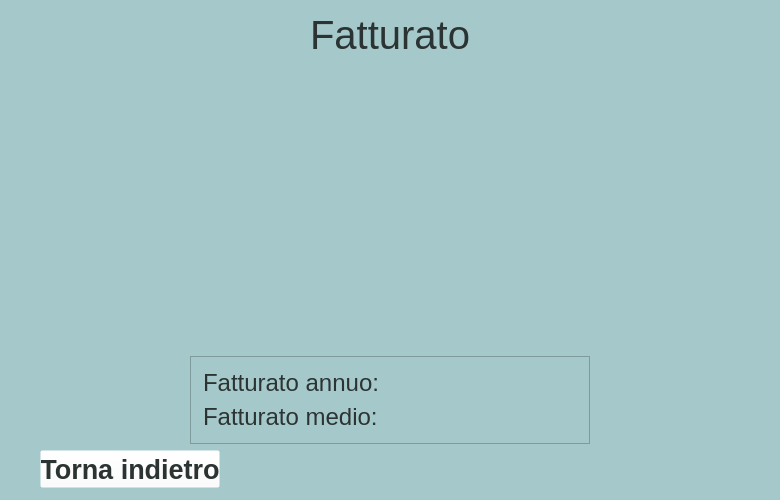
<?xml version="1.0" encoding="UTF-8"?>
<ui version="4.0">
 <class>MainWindow</class>
 <widget class="QMainWindow" name="MainWindow">
  <property name="geometry">
   <rect>
    <x>0</x>
    <y>0</y>
    <width>780</width>
    <height>500</height>
   </rect>
  </property>
  <property name="minimumSize">
   <size>
    <width>780</width>
    <height>500</height>
   </size>
  </property>
  <property name="windowTitle">
   <string>MainWindow</string>
  </property>
  <widget class="QWidget" name="centralwidget">
   <property name="minimumSize">
    <size>
     <width>780</width>
     <height>500</height>
    </size>
   </property>
   <layout class="QGridLayout" name="gridLayout">
    <property name="leftMargin">
     <number>0</number>
    </property>
    <property name="topMargin">
     <number>0</number>
    </property>
    <property name="rightMargin">
     <number>0</number>
    </property>
    <property name="bottomMargin">
     <number>0</number>
    </property>
    <item row="0" column="0">
     <widget class="QWidget" name="widget" native="true">
      <property name="minimumSize">
       <size>
        <width>780</width>
        <height>500</height>
       </size>
      </property>
      <property name="styleSheet">
       <string notr="true">background-color: rgb(165, 201, 202);</string>
      </property>
      <layout class="QHBoxLayout" name="horizontalLayout_8">
       <property name="leftMargin">
        <number>0</number>
       </property>
       <property name="topMargin">
        <number>12</number>
       </property>
       <property name="rightMargin">
        <number>0</number>
       </property>
       <property name="bottomMargin">
        <number>0</number>
       </property>
       <item>
        <spacer name="horizontalSpacer_6">
         <property name="orientation">
          <enum>Qt::Horizontal</enum>
         </property>
         <property name="sizeType">
          <enum>QSizePolicy::Fixed</enum>
         </property>
         <property name="sizeHint" stdset="0">
          <size>
           <width>40</width>
           <height>20</height>
          </size>
         </property>
        </spacer>
       </item>
       <item>
        <layout class="QVBoxLayout" name="verticalLayout_3">
         <item>
          <widget class="QLabel" name="title2">
           <property name="sizePolicy">
            <sizepolicy hsizetype="Preferred" vsizetype="Fixed">
             <horstretch>0</horstretch>
             <verstretch>0</verstretch>
            </sizepolicy>
           </property>
           <property name="font">
            <font>
             <family>Arial</family>
             <pointsize>30</pointsize>
            </font>
           </property>
           <property name="styleSheet">
            <string notr="true">
color:rgb(44, 51, 51);</string>
           </property>
           <property name="text">
            <string>Fatturato</string>
           </property>
           <property name="alignment">
            <set>Qt::AlignCenter</set>
           </property>
          </widget>
         </item>
         <item>
          <widget class="QWidget" name="frame_grafico" native="true">
           <property name="minimumSize">
            <size>
             <width>0</width>
             <height>250</height>
            </size>
           </property>
           <property name="styleSheet">
            <string notr="true"/>
           </property>
          </widget>
         </item>
         <item>
          <widget class="QWidget" name="widget_4" native="true">
           <property name="sizePolicy">
            <sizepolicy hsizetype="Preferred" vsizetype="Preferred">
             <horstretch>0</horstretch>
             <verstretch>231</verstretch>
            </sizepolicy>
           </property>
           <property name="minimumSize">
            <size>
             <width>0</width>
             <height>0</height>
            </size>
           </property>
           <property name="maximumSize">
            <size>
             <width>16777215</width>
             <height>235</height>
            </size>
           </property>
           <layout class="QVBoxLayout" name="verticalLayout_2">
            <property name="leftMargin">
             <number>0</number>
            </property>
            <property name="topMargin">
             <number>0</number>
            </property>
            <property name="rightMargin">
             <number>0</number>
            </property>
            <property name="bottomMargin">
             <number>12</number>
            </property>
            <item>
             <layout class="QHBoxLayout" name="horizontalLayout_5">
              <item>
               <spacer name="horizontalSpacer">
                <property name="orientation">
                 <enum>Qt::Horizontal</enum>
                </property>
                <property name="sizeType">
                 <enum>QSizePolicy::Fixed</enum>
                </property>
                <property name="sizeHint" stdset="0">
                 <size>
                  <width>50</width>
                  <height>20</height>
                 </size>
                </property>
               </spacer>
              </item>
              <item>
               <widget class="QFrame" name="frame_2">
                <layout class="QHBoxLayout" name="horizontalLayout_4">
                 <property name="leftMargin">
                  <number>0</number>
                 </property>
                 <property name="topMargin">
                  <number>0</number>
                 </property>
                 <property name="rightMargin">
                  <number>0</number>
                 </property>
                 <property name="bottomMargin">
                  <number>0</number>
                 </property>
                 <item>
                  <widget class="QPushButton" name="pushButton_prima">
                   <property name="maximumSize">
                    <size>
                     <width>40</width>
                     <height>16777215</height>
                    </size>
                   </property>
                   <property name="font">
                    <font>
                     <family>Arial</family>
                     <pointsize>20</pointsize>
                     <weight>75</weight>
                     <bold>true</bold>
                    </font>
                   </property>
                   <property name="styleSheet">
                    <string notr="true">QPushButton
{

background-color: rgba(255, 255, 255, 0);
border-radius:15px;
padding:5px;

}
QPushButton:hover
{

background-color: rgba(255, 255, 255, 0);
border-radius:15px;
padding:5px;
}

QPushButton:pressed
{
background-color: rgb(11, 102, 116);
border-radius:15px;
padding:5px;
}</string>
                   </property>
                   <property name="text">
                    <string/>
                   </property>
                   <property name="icon">
                    <iconset>
                     <normaloff>icons/left-arrow.png</normaloff>icons/left-arrow.png</iconset>
                   </property>
                   <property name="iconSize">
                    <size>
                     <width>20</width>
                     <height>20</height>
                    </size>
                   </property>
                  </widget>
                 </item>
                 <item>
                  <widget class="QLabel" name="anno">
                   <property name="maximumSize">
                    <size>
                     <width>16777215</width>
                     <height>30</height>
                    </size>
                   </property>
                   <property name="font">
                    <font>
                     <family>Arial</family>
                     <pointsize>20</pointsize>
                    </font>
                   </property>
                   <property name="styleSheet">
                    <string notr="true">color: rgb(31, 38, 39);</string>
                   </property>
                   <property name="text">
                    <string/>
                   </property>
                   <property name="alignment">
                    <set>Qt::AlignCenter</set>
                   </property>
                  </widget>
                 </item>
                 <item>
                  <widget class="QPushButton" name="pushButton_dopo">
                   <property name="maximumSize">
                    <size>
                     <width>40</width>
                     <height>16777215</height>
                    </size>
                   </property>
                   <property name="font">
                    <font>
                     <family>Arial</family>
                     <pointsize>20</pointsize>
                     <weight>75</weight>
                     <bold>true</bold>
                    </font>
                   </property>
                   <property name="styleSheet">
                    <string notr="true">QPushButton
{

background-color: rgba(255, 255, 255, 0);
border-radius:15px;
padding:5px;

}
QPushButton:hover
{

background-color: rgba(255, 255, 255, 0);
border-radius:15px;
padding:5px;
}

QPushButton:pressed
{
background-color: rgb(11, 102, 116);
border-radius:15px;
padding:5px;
}</string>
                   </property>
                   <property name="text">
                    <string/>
                   </property>
                   <property name="icon">
                    <iconset>
                     <normaloff>icons/right-arrow.png</normaloff>icons/right-arrow.png</iconset>
                   </property>
                   <property name="iconSize">
                    <size>
                     <width>20</width>
                     <height>20</height>
                    </size>
                   </property>
                  </widget>
                 </item>
                </layout>
               </widget>
              </item>
              <item>
               <spacer name="horizontalSpacer_2">
                <property name="orientation">
                 <enum>Qt::Horizontal</enum>
                </property>
                <property name="sizeType">
                 <enum>QSizePolicy::Fixed</enum>
                </property>
                <property name="sizeHint" stdset="0">
                 <size>
                  <width>50</width>
                  <height>20</height>
                 </size>
                </property>
               </spacer>
              </item>
             </layout>
            </item>
            <item>
             <layout class="QHBoxLayout" name="horizontalLayout_6">
              <item>
               <spacer name="horizontalSpacer_4">
                <property name="orientation">
                 <enum>Qt::Horizontal</enum>
                </property>
                <property name="sizeType">
                 <enum>QSizePolicy::Fixed</enum>
                </property>
                <property name="sizeHint" stdset="0">
                 <size>
                  <width>150</width>
                  <height>20</height>
                 </size>
                </property>
               </spacer>
              </item>
              <item>
               <widget class="QFrame" name="frame">
                <property name="frameShape">
                 <enum>QFrame::StyledPanel</enum>
                </property>
                <property name="frameShadow">
                 <enum>QFrame::Raised</enum>
                </property>
                <layout class="QVBoxLayout" name="verticalLayout">
                 <property name="leftMargin">
                  <number>12</number>
                 </property>
                 <property name="topMargin">
                  <number>12</number>
                 </property>
                 <property name="rightMargin">
                  <number>12</number>
                 </property>
                 <property name="bottomMargin">
                  <number>12</number>
                 </property>
                 <item>
                  <layout class="QHBoxLayout" name="horizontalLayout">
                   <item>
                    <widget class="QLabel" name="title2_2">
                     <property name="font">
                      <font>
                       <family>Arial</family>
                       <pointsize>18</pointsize>
                      </font>
                     </property>
                     <property name="styleSheet">
                      <string notr="true">
color:rgb(44, 51, 51);</string>
                     </property>
                     <property name="text">
                      <string>Fatturato annuo:</string>
                     </property>
                    </widget>
                   </item>
                   <item>
                    <widget class="QLabel" name="fatturato_annuo">
                     <property name="font">
                      <font>
                       <family>Arial</family>
                       <pointsize>18</pointsize>
                      </font>
                     </property>
                     <property name="styleSheet">
                      <string notr="true">
color:rgb(44, 51, 51);</string>
                     </property>
                     <property name="text">
                      <string/>
                     </property>
                    </widget>
                   </item>
                  </layout>
                 </item>
                 <item>
                  <layout class="QHBoxLayout" name="horizontalLayout_2">
                   <item>
                    <widget class="QLabel" name="title2_3">
                     <property name="font">
                      <font>
                       <family>Arial</family>
                       <pointsize>18</pointsize>
                      </font>
                     </property>
                     <property name="styleSheet">
                      <string notr="true">
color:rgb(44, 51, 51);</string>
                     </property>
                     <property name="text">
                      <string>Fatturato medio:</string>
                     </property>
                    </widget>
                   </item>
                   <item>
                    <widget class="QLabel" name="fatturato_medio">
                     <property name="font">
                      <font>
                       <family>Arial</family>
                       <pointsize>18</pointsize>
                      </font>
                     </property>
                     <property name="styleSheet">
                      <string notr="true">
color:rgb(44, 51, 51);</string>
                     </property>
                     <property name="text">
                      <string/>
                     </property>
                    </widget>
                   </item>
                  </layout>
                 </item>
                </layout>
               </widget>
              </item>
              <item>
               <spacer name="horizontalSpacer_3">
                <property name="orientation">
                 <enum>Qt::Horizontal</enum>
                </property>
                <property name="sizeType">
                 <enum>QSizePolicy::Fixed</enum>
                </property>
                <property name="sizeHint" stdset="0">
                 <size>
                  <width>150</width>
                  <height>20</height>
                 </size>
                </property>
               </spacer>
              </item>
             </layout>
            </item>
            <item>
             <layout class="QHBoxLayout" name="horizontalLayout_7">
              <item>
               <widget class="QPushButton" name="pushButton_back">
                <property name="minimumSize">
                 <size>
                  <width>180</width>
                  <height>0</height>
                 </size>
                </property>
                <property name="font">
                 <font>
                  <family>Arial</family>
                  <pointsize>20</pointsize>
                  <weight>75</weight>
                  <bold>true</bold>
                 </font>
                </property>
                <property name="styleSheet">
                 <string notr="true">QPushButton
{

background-color: rgba(255, 255, 255, 0);
color:rgb(44, 51, 51);
height:30px;
width:55px;
}
QPushButton:hover
{
text-decoration: underline solid;
background-color: rgba(255, 255, 255, 0);
color: rgb(52, 119, 134);
height:30px;
width:55px;
}
QPushButton:pressed
{

color:rgb(44, 51, 51);
height:30px;
width:55px;
}

</string>
                </property>
                <property name="text">
                 <string>Torna indietro</string>
                </property>
                <property name="icon">
                 <iconset>
                  <normaloff>icons/reply.png</normaloff>icons/reply.png</iconset>
                </property>
                <property name="iconSize">
                 <size>
                  <width>20</width>
                  <height>20</height>
                 </size>
                </property>
               </widget>
              </item>
              <item>
               <spacer name="horizontalSpacer_7">
                <property name="orientation">
                 <enum>Qt::Horizontal</enum>
                </property>
                <property name="sizeHint" stdset="0">
                 <size>
                  <width>40</width>
                  <height>20</height>
                 </size>
                </property>
               </spacer>
              </item>
             </layout>
            </item>
           </layout>
          </widget>
         </item>
        </layout>
       </item>
       <item>
        <spacer name="horizontalSpacer_5">
         <property name="orientation">
          <enum>Qt::Horizontal</enum>
         </property>
         <property name="sizeType">
          <enum>QSizePolicy::Fixed</enum>
         </property>
         <property name="sizeHint" stdset="0">
          <size>
           <width>40</width>
           <height>20</height>
          </size>
         </property>
        </spacer>
       </item>
      </layout>
     </widget>
    </item>
   </layout>
  </widget>
 </widget>
 <resources>
  <include location="test.qrc"/>
 </resources>
 <connections/>
</ui>
